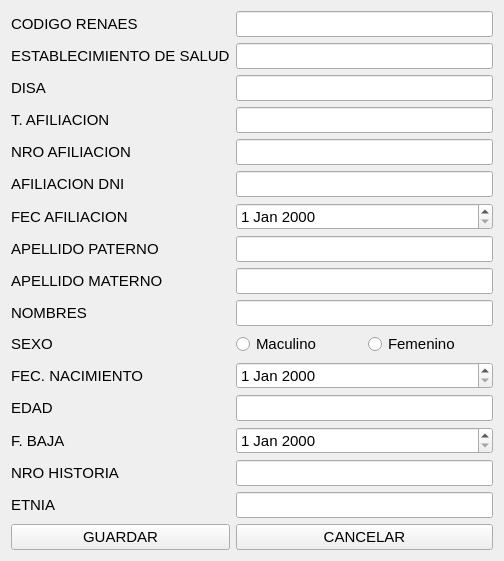
<?xml version="1.0" encoding="UTF-8"?>
<ui version="4.0">
 <class>ui_paciente</class>
 <widget class="QWidget" name="ui_paciente">
  <property name="geometry">
   <rect>
    <x>0</x>
    <y>0</y>
    <width>504</width>
    <height>544</height>
   </rect>
  </property>
  <property name="windowTitle">
   <string>Form</string>
  </property>
  <layout class="QGridLayout" name="gridLayout">
   <item row="10" column="0">
    <widget class="QLabel" name="label_10">
     <property name="font">
      <font>
       <pointsize>11</pointsize>
      </font>
     </property>
     <property name="text">
      <string>SEXO</string>
     </property>
    </widget>
   </item>
   <item row="3" column="1">
    <widget class="QLineEdit" name="lineEdit_t_afil">
     <property name="font">
      <font>
       <pointsize>11</pointsize>
      </font>
     </property>
    </widget>
   </item>
   <item row="1" column="0">
    <widget class="QLabel" name="label_2">
     <property name="font">
      <font>
       <pointsize>11</pointsize>
      </font>
     </property>
     <property name="text">
      <string>ESTABLECIMIENTO DE SALUD</string>
     </property>
    </widget>
   </item>
   <item row="6" column="0">
    <widget class="QLabel" name="label_7">
     <property name="font">
      <font>
       <pointsize>11</pointsize>
      </font>
     </property>
     <property name="text">
      <string>FEC AFILIACION</string>
     </property>
    </widget>
   </item>
   <item row="0" column="0">
    <widget class="QLabel" name="label">
     <property name="font">
      <font>
       <pointsize>11</pointsize>
      </font>
     </property>
     <property name="text">
      <string>CODIGO RENAES</string>
     </property>
    </widget>
   </item>
   <item row="2" column="0">
    <widget class="QLabel" name="label_3">
     <property name="font">
      <font>
       <pointsize>11</pointsize>
      </font>
     </property>
     <property name="text">
      <string>DISA</string>
     </property>
    </widget>
   </item>
   <item row="14" column="0">
    <widget class="QLabel" name="label_14">
     <property name="font">
      <font>
       <pointsize>11</pointsize>
      </font>
     </property>
     <property name="text">
      <string>NRO HISTORIA</string>
     </property>
    </widget>
   </item>
   <item row="14" column="1">
    <widget class="QLineEdit" name="lineEdit_nro_his">
     <property name="font">
      <font>
       <pointsize>11</pointsize>
      </font>
     </property>
    </widget>
   </item>
   <item row="8" column="0">
    <widget class="QLabel" name="label_9">
     <property name="font">
      <font>
       <pointsize>11</pointsize>
      </font>
     </property>
     <property name="text">
      <string>APELLIDO MATERNO</string>
     </property>
    </widget>
   </item>
   <item row="11" column="0">
    <widget class="QLabel" name="label_11">
     <property name="font">
      <font>
       <pointsize>11</pointsize>
      </font>
     </property>
     <property name="text">
      <string>FEC. NACIMIENTO</string>
     </property>
    </widget>
   </item>
   <item row="2" column="1">
    <widget class="QLineEdit" name="lineEdit_disa">
     <property name="font">
      <font>
       <pointsize>11</pointsize>
      </font>
     </property>
    </widget>
   </item>
   <item row="9" column="0">
    <widget class="QLabel" name="label_16">
     <property name="font">
      <font>
       <pointsize>11</pointsize>
      </font>
     </property>
     <property name="text">
      <string>NOMBRES</string>
     </property>
    </widget>
   </item>
   <item row="4" column="1">
    <widget class="QLineEdit" name="lineEdit_nro_afil">
     <property name="font">
      <font>
       <pointsize>11</pointsize>
      </font>
     </property>
    </widget>
   </item>
   <item row="9" column="1">
    <widget class="QLineEdit" name="lineEdit_nombres">
     <property name="font">
      <font>
       <pointsize>11</pointsize>
      </font>
     </property>
    </widget>
   </item>
   <item row="16" column="1">
    <widget class="QPushButton" name="pushButton_cancelar">
     <property name="font">
      <font>
       <pointsize>11</pointsize>
      </font>
     </property>
     <property name="text">
      <string>CANCELAR</string>
     </property>
    </widget>
   </item>
   <item row="7" column="0">
    <widget class="QLabel" name="label_8">
     <property name="font">
      <font>
       <pointsize>11</pointsize>
      </font>
     </property>
     <property name="text">
      <string>APELLIDO PATERNO</string>
     </property>
    </widget>
   </item>
   <item row="10" column="1">
    <layout class="QHBoxLayout" name="horizontalLayout">
     <item>
      <widget class="QRadioButton" name="radioButton_sex_m">
       <property name="font">
        <font>
         <pointsize>11</pointsize>
        </font>
       </property>
       <property name="text">
        <string>Maculino</string>
       </property>
       <attribute name="buttonGroup">
        <string notr="true">buttonGroup</string>
       </attribute>
      </widget>
     </item>
     <item>
      <widget class="QRadioButton" name="radioButton_sex_f">
       <property name="font">
        <font>
         <pointsize>11</pointsize>
        </font>
       </property>
       <property name="text">
        <string>Femenino</string>
       </property>
       <attribute name="buttonGroup">
        <string notr="true">buttonGroup</string>
       </attribute>
      </widget>
     </item>
    </layout>
   </item>
   <item row="3" column="0">
    <widget class="QLabel" name="label_4">
     <property name="font">
      <font>
       <pointsize>11</pointsize>
      </font>
     </property>
     <property name="text">
      <string>T. AFILIACION</string>
     </property>
    </widget>
   </item>
   <item row="1" column="1">
    <widget class="QLineEdit" name="lineEdit_eess">
     <property name="font">
      <font>
       <pointsize>11</pointsize>
      </font>
     </property>
    </widget>
   </item>
   <item row="16" column="0">
    <widget class="QPushButton" name="pushButton_guardar">
     <property name="font">
      <font>
       <pointsize>11</pointsize>
      </font>
     </property>
     <property name="text">
      <string>GUARDAR</string>
     </property>
    </widget>
   </item>
   <item row="12" column="1">
    <widget class="QLineEdit" name="lineEdit_edad">
     <property name="font">
      <font>
       <pointsize>11</pointsize>
      </font>
     </property>
    </widget>
   </item>
   <item row="6" column="1">
    <widget class="QDateEdit" name="dateEdit_f_afil">
     <property name="font">
      <font>
       <pointsize>11</pointsize>
      </font>
     </property>
    </widget>
   </item>
   <item row="8" column="1">
    <widget class="QLineEdit" name="lineEdit_apel_materno">
     <property name="font">
      <font>
       <pointsize>11</pointsize>
      </font>
     </property>
    </widget>
   </item>
   <item row="12" column="0">
    <widget class="QLabel" name="label_12">
     <property name="font">
      <font>
       <pointsize>11</pointsize>
      </font>
     </property>
     <property name="text">
      <string>EDAD</string>
     </property>
    </widget>
   </item>
   <item row="5" column="1">
    <widget class="QLineEdit" name="lineEdit_afil_dni">
     <property name="font">
      <font>
       <pointsize>11</pointsize>
      </font>
     </property>
    </widget>
   </item>
   <item row="0" column="1">
    <widget class="QLineEdit" name="lineEdit_cod_renaes">
     <property name="font">
      <font>
       <pointsize>11</pointsize>
      </font>
     </property>
    </widget>
   </item>
   <item row="13" column="0">
    <widget class="QLabel" name="label_13">
     <property name="font">
      <font>
       <pointsize>11</pointsize>
      </font>
     </property>
     <property name="text">
      <string>F. BAJA</string>
     </property>
    </widget>
   </item>
   <item row="13" column="1">
    <widget class="QDateEdit" name="dateEdit_fec_baja">
     <property name="font">
      <font>
       <pointsize>11</pointsize>
      </font>
     </property>
    </widget>
   </item>
   <item row="4" column="0">
    <widget class="QLabel" name="label_5">
     <property name="font">
      <font>
       <pointsize>11</pointsize>
      </font>
     </property>
     <property name="text">
      <string>NRO AFILIACION</string>
     </property>
    </widget>
   </item>
   <item row="11" column="1">
    <widget class="QDateEdit" name="dateEdit_fec_nac">
     <property name="font">
      <font>
       <pointsize>11</pointsize>
      </font>
     </property>
    </widget>
   </item>
   <item row="5" column="0">
    <widget class="QLabel" name="label_6">
     <property name="font">
      <font>
       <pointsize>11</pointsize>
      </font>
     </property>
     <property name="text">
      <string>AFILIACION DNI</string>
     </property>
    </widget>
   </item>
   <item row="7" column="1">
    <widget class="QLineEdit" name="lineEdit_apel_paterno">
     <property name="font">
      <font>
       <pointsize>11</pointsize>
      </font>
     </property>
    </widget>
   </item>
   <item row="15" column="0">
    <widget class="QLabel" name="label_15">
     <property name="font">
      <font>
       <pointsize>11</pointsize>
      </font>
     </property>
     <property name="text">
      <string>ETNIA</string>
     </property>
    </widget>
   </item>
   <item row="15" column="1">
    <widget class="QLineEdit" name="lineEdit_etnia">
     <property name="font">
      <font>
       <pointsize>11</pointsize>
      </font>
     </property>
    </widget>
   </item>
  </layout>
 </widget>
 <tabstops>
  <tabstop>lineEdit_cod_renaes</tabstop>
  <tabstop>lineEdit_eess</tabstop>
  <tabstop>lineEdit_disa</tabstop>
  <tabstop>lineEdit_t_afil</tabstop>
  <tabstop>lineEdit_nro_afil</tabstop>
  <tabstop>lineEdit_afil_dni</tabstop>
  <tabstop>dateEdit_f_afil</tabstop>
  <tabstop>lineEdit_apel_paterno</tabstop>
  <tabstop>lineEdit_apel_materno</tabstop>
  <tabstop>lineEdit_nombres</tabstop>
  <tabstop>radioButton_sex_m</tabstop>
  <tabstop>radioButton_sex_f</tabstop>
  <tabstop>dateEdit_fec_nac</tabstop>
  <tabstop>lineEdit_edad</tabstop>
  <tabstop>dateEdit_fec_baja</tabstop>
  <tabstop>lineEdit_nro_his</tabstop>
  <tabstop>lineEdit_etnia</tabstop>
  <tabstop>pushButton_guardar</tabstop>
  <tabstop>pushButton_cancelar</tabstop>
 </tabstops>
 <resources/>
 <connections/>
 <buttongroups>
  <buttongroup name="buttonGroup"/>
 </buttongroups>
</ui>
